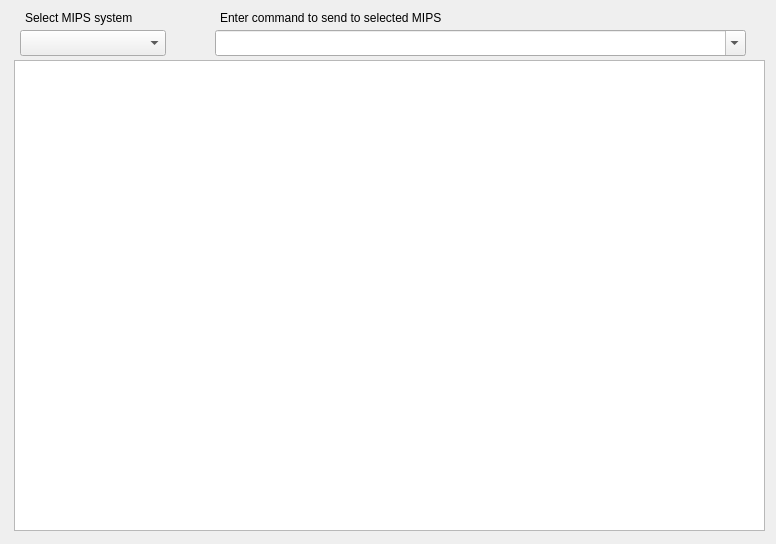
<?xml version="1.0" encoding="UTF-8"?>
<ui version="4.0">
 <class>MIPScomms</class>
 <widget class="QDialog" name="MIPScomms">
  <property name="geometry">
   <rect>
    <x>0</x>
    <y>0</y>
    <width>776</width>
    <height>544</height>
   </rect>
  </property>
  <property name="windowTitle">
   <string>MIPS communications</string>
  </property>
  <widget class="QComboBox" name="comboTermMIPS">
   <property name="geometry">
    <rect>
     <x>20</x>
     <y>30</y>
     <width>146</width>
     <height>26</height>
    </rect>
   </property>
  </widget>
  <widget class="QLabel" name="label">
   <property name="geometry">
    <rect>
     <x>25</x>
     <y>10</y>
     <width>126</width>
     <height>16</height>
    </rect>
   </property>
   <property name="text">
    <string>Select MIPS system</string>
   </property>
  </widget>
  <widget class="QComboBox" name="comboTermCMD">
   <property name="geometry">
    <rect>
     <x>215</x>
     <y>30</y>
     <width>531</width>
     <height>26</height>
    </rect>
   </property>
   <property name="editable">
    <bool>true</bool>
   </property>
   <property name="insertPolicy">
    <enum>QComboBox::InsertAtTop</enum>
   </property>
   <property name="duplicatesEnabled">
    <bool>true</bool>
   </property>
  </widget>
  <widget class="QPlainTextEdit" name="txtTerm">
   <property name="geometry">
    <rect>
     <x>14</x>
     <y>60</y>
     <width>751</width>
     <height>471</height>
    </rect>
   </property>
  </widget>
  <widget class="QLabel" name="label_2">
   <property name="geometry">
    <rect>
     <x>220</x>
     <y>10</y>
     <width>256</width>
     <height>16</height>
    </rect>
   </property>
   <property name="text">
    <string>Enter command to send to selected MIPS</string>
   </property>
  </widget>
 </widget>
 <resources/>
 <connections/>
</ui>
